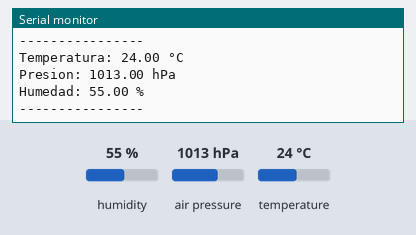
A sketch run on a simulated ESP32. Shown: the last lines printed to the serial monitor. Inputs (shaded band) come from the test bench; at power-on: humidity 55 %, air pressure 1013 hPa, temperature 24 °C.

Above: at 2.8 s.
2.9 s: humidity set to 22 %
At 5.1 s:
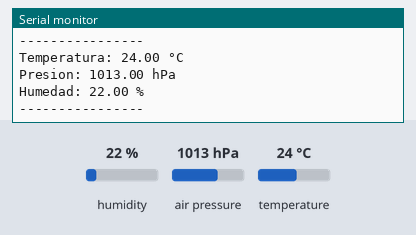
5.6 s: air pressure set to 952 hPa
At 6.8 s:
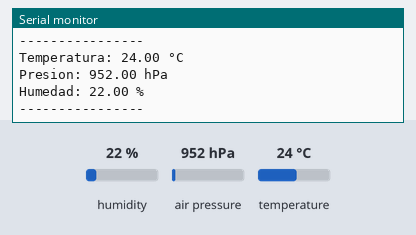

Measured:
- after the input at 2.9 s, the serial monitor: prints a new line after 1.1 s (image 1)
- after the input at 5.6 s, the serial monitor: prints a new line after 0.41 s (image 2)

The sketch:

sketch_may28bb.ino
```cpp
#include <Wire.h>
#include <Adafruit_Sensor.h>
#include <Adafruit_BME280.h>

Adafruit_BME280 bme;

void setup() {
  Serial.begin(115200);

  Wire.begin(21, 22);

  Serial.println("Iniciando BME280...");

  if (!bme.begin(0x76)) {
    Serial.println("BME280 NO encontrado");
    while (1);
  }

  Serial.println("BME280 detectado correctamente");
}

void loop() {

  Serial.print("Temperatura: ");
  Serial.print(bme.readTemperature());
  Serial.println(" °C");

  Serial.print("Presion: ");
  Serial.print(bme.readPressure() / 100.0F);
  Serial.println(" hPa");

  Serial.print("Humedad: ");
  Serial.print(bme.readHumidity());
  Serial.println(" %");

  Serial.println("----------------");

  delay(2000);
}
```
